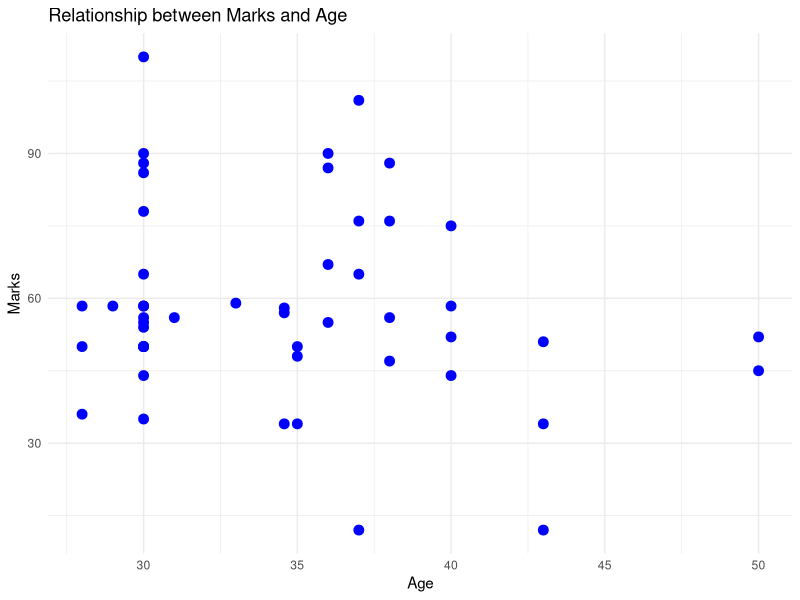

Reproduce this figure in R.

# Packages

library(readr)
library(dplyr)
library(tidyr)
library(stringr)
library(lubridate)
library(ggplot2)
library(VIM)

# Import Student.CSV file

student <- read_csv("student.csv", show_col_types = FALSE)
student_original <- student

# student_original <- student saves an unchanged copy, 
# so you can compare it with the cleaned dataset later.

student_no_index <- student %>% select(-any_of(c("...1", "X", "index")))

# This removes an unwanted index column if the CSV has one.  
# %>% means take the result from the left and 
# use it in the function on the right.

# Check data types and missing values.

View(student)
str(student)
colSums(is.na(student))

# Clean column names and text.

names(student) <- names(student) %>% str_to_lower() %>% 
  str_replace_all(" ", "_")

# This converts column names to lowercase 
# and replaces spaces with underscores.

student$country[is.na(student$country)] <- "United Kingdom"

# This replaces missing country values with "United Kingdom".

student$sname <- str_to_lower(student$sname)

# This changes names in the sname column to lowercase.

# Convert marks, age, and dates

student$marks <- parse_number(as.character(student$marks))
student$age <- parse_number(as.character(student$age))

# These convert marks and age into numeric values.

student$enrollment_date <- parse_date_time(
  as.character(student$enrollment_date),
  orders = c("dmy", "mdy", "ymd")
) %>% as.Date()

# This converts the enrollment-date column into a real R date. 
# It accepts common formats such as 12/08/2021, 08/12/2021, or 2021-08-12.

# Find outliers

find_outliers <- function(x) {
  q1 <- quantile(x, 0.25, na.rm = TRUE)
  q3 <- quantile(x, 0.75, na.rm = TRUE)
  iqr_value <- q3 - q1
  x[x < q1 - 1.5 * iqr_value | x > q3 + 1.5 * iqr_value]
}

# This creates a reusable function where q1 is the lower quartile,
# q3 is the upper quartile and iqr_value is the spread between them.
# Values below Q1 - 1.5 × IQR or above Q3 + 1.5 × IQR are outliers.

find_outliers(student$marks)
find_outliers(student$age)

# Make sure the columns are numeric

student$marks <- as.numeric(student$marks)
student$age <- as.numeric(student$age)

# Replace outliers and missing values with the mean

replace_outliers_with_mean <- function(x) {
  q1 <- quantile(x, 0.25, na.rm = TRUE)
  q3 <- quantile(x, 0.75, na.rm = TRUE)
  iqr_value <- q3 - q1
  x[x < (q1 - 1.5 * iqr_value) | x > (q3 + 1.5 * iqr_value)] <- NA
  x[is.na(x)] <- mean(x, na.rm = TRUE)
   return(x)
}

names(student) <- tolower(trimws(names(student)))
names(student)

student$marks <- replace_outliers_with_mean(student$marks)
student$age <- replace_outliers_with_mean(student$age)
student$gender <- str_to_lower(str_trim(student$gender))

# This removes extra spaces and converts entries to lowercase.

student$gender[student$gender %in% c("m", "male")] <- "male"
student$gender[student$gender %in% c("f", "female")] <- "female"
student$gender[!student$gender %in% c("male", "female")] <- NA

# Remove incomplete rows

student_modified <- drop_na(student)

# This deletes any row that still contains a missing value.

# Filter rows

students_12_aug_2021 <- filter(
  student_modified,
  enrollment_date == as.Date("2021-08-12")
)

# This selects students enrolled on 12 August 2021.

students_below_50 <- filter(student_modified, marks < 50)

# This selects students whose marks are below 50.

students_starting_a <- filter(student_modified,
  str_starts(sname, regex("a", ignore_case = TRUE))
)

# This selects names beginning with A,
# ignore_case = TRUE means both A and a are accepted.

# Status and grade loop

student_modified <- student_modified %>%
  mutate(status = ifelse(enrollment_date > as.Date("2021-11-01"), 
      "Needs Validation", "Validated"),
    grades = case_when(
      marks > 70  ~ "A",
      marks >= 60 ~ "B",
      marks >= 50 ~ "C",
      TRUE        ~ "F"
    )
  )

table(student_modified$grades)

# Create a chart between age and marks.

  ggplot(student_modified, aes(x = age, y = marks)) +
    geom_point(size = 3, colour = "blue") +
    labs(title = "Relationship between Marks and Age", x = "Age", y = "Marks") +
    theme_minimal()

# This makes a scatter plot:
# x-axis: age
# y-axis: marks
# one dot: one student 
  
  write_csv(student_modified, "student_modified.csv")
